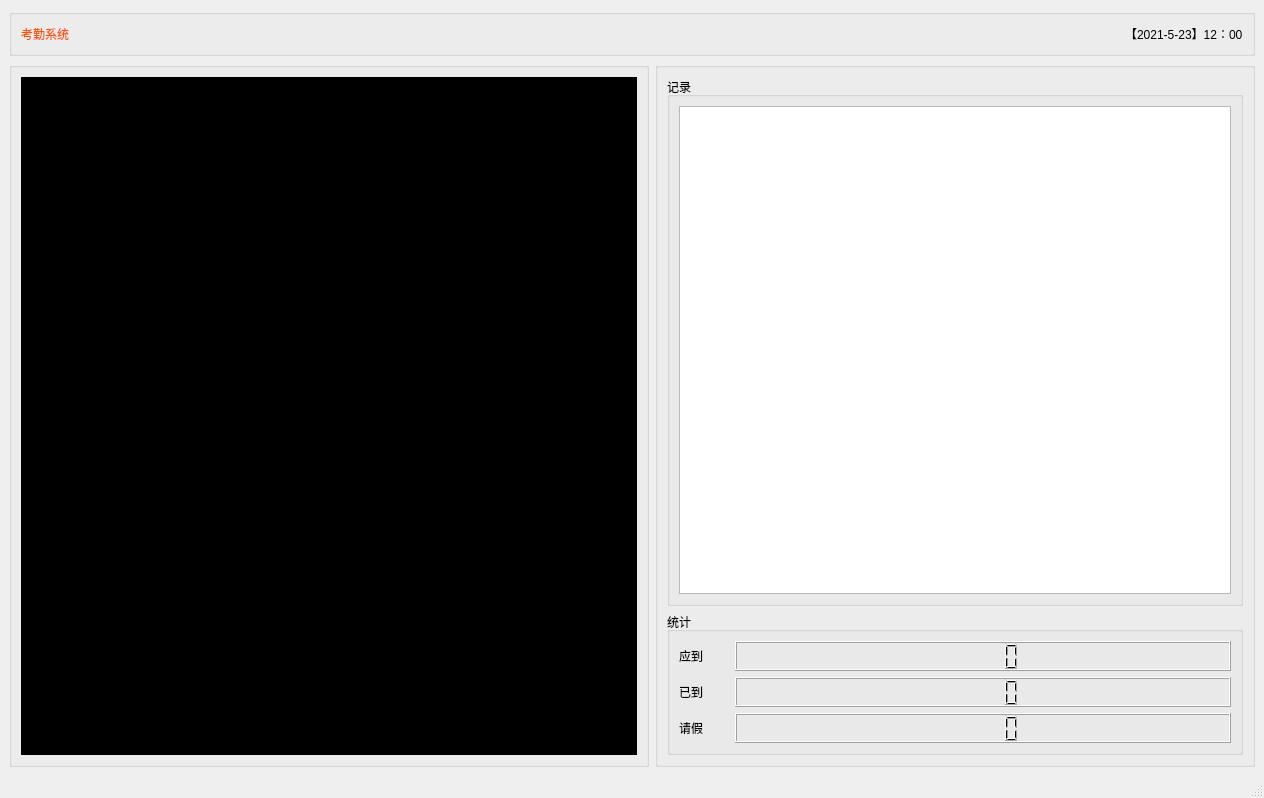
<?xml version="1.0" encoding="UTF-8"?>
<ui version="4.0">
 <class>MainWindow</class>
 <widget class="QMainWindow" name="MainWindow">
  <property name="geometry">
   <rect>
    <x>0</x>
    <y>0</y>
    <width>1264</width>
    <height>798</height>
   </rect>
  </property>
  <property name="windowTitle">
   <string>MainWindow</string>
  </property>
  <widget class="QWidget" name="centralwidget">
   <layout class="QVBoxLayout" name="verticalLayout_3">
    <item>
     <widget class="QGroupBox" name="groupBox_5">
      <property name="styleSheet">
       <string notr="true"/>
      </property>
      <property name="title">
       <string/>
      </property>
      <layout class="QHBoxLayout" name="horizontalLayout_6">
       <item>
        <widget class="QLabel" name="label_5">
         <property name="styleSheet">
          <string notr="true">color: rgb(255, 85, 0);
font: 16pt &quot;新宋体&quot;;</string>
         </property>
         <property name="text">
          <string>考勤系统</string>
         </property>
        </widget>
       </item>
       <item>
        <spacer name="horizontalSpacer">
         <property name="orientation">
          <enum>Qt::Horizontal</enum>
         </property>
         <property name="sizeHint" stdset="0">
          <size>
           <width>899</width>
           <height>20</height>
          </size>
         </property>
        </spacer>
       </item>
       <item>
        <widget class="QLabel" name="label_time">
         <property name="styleSheet">
          <string notr="true">font: 12pt &quot;新宋体&quot;;</string>
         </property>
         <property name="text">
          <string>【2021-5-23】12：00</string>
         </property>
        </widget>
       </item>
      </layout>
     </widget>
    </item>
    <item>
     <layout class="QHBoxLayout" name="horizontalLayout_7">
      <item>
       <widget class="QGroupBox" name="groupBox">
        <property name="title">
         <string/>
        </property>
        <layout class="QHBoxLayout" name="horizontalLayout">
         <item>
          <widget class="QLabel" name="label_img">
           <property name="minimumSize">
            <size>
             <width>600</width>
             <height>0</height>
            </size>
           </property>
           <property name="styleSheet">
            <string notr="true">background-color: rgb(0, 0, 0);</string>
           </property>
           <property name="text">
            <string>TextLabel</string>
           </property>
          </widget>
         </item>
        </layout>
       </widget>
      </item>
      <item>
       <widget class="QGroupBox" name="groupBox_2">
        <property name="maximumSize">
         <size>
          <width>600</width>
          <height>16777215</height>
         </size>
        </property>
        <property name="title">
         <string/>
        </property>
        <layout class="QVBoxLayout" name="verticalLayout_2">
         <item>
          <widget class="QGroupBox" name="groupBox_3">
           <property name="maximumSize">
            <size>
             <width>16777215</width>
             <height>16777215</height>
            </size>
           </property>
           <property name="title">
            <string>记录</string>
           </property>
           <layout class="QHBoxLayout" name="horizontalLayout_2">
            <item>
             <widget class="QListWidget" name="listWidget"/>
            </item>
           </layout>
          </widget>
         </item>
         <item>
          <widget class="QGroupBox" name="groupBox_4">
           <property name="title">
            <string>统计</string>
           </property>
           <layout class="QVBoxLayout" name="verticalLayout">
            <item>
             <layout class="QHBoxLayout" name="horizontalLayout_3">
              <item>
               <widget class="QLabel" name="label_2">
                <property name="minimumSize">
                 <size>
                  <width>0</width>
                  <height>30</height>
                 </size>
                </property>
                <property name="maximumSize">
                 <size>
                  <width>50</width>
                  <height>16777215</height>
                 </size>
                </property>
                <property name="text">
                 <string>应到</string>
                </property>
               </widget>
              </item>
              <item>
               <widget class="QLCDNumber" name="lcdNumber_should"/>
              </item>
             </layout>
            </item>
            <item>
             <layout class="QHBoxLayout" name="horizontalLayout_4">
              <item>
               <widget class="QLabel" name="label_3">
                <property name="minimumSize">
                 <size>
                  <width>0</width>
                  <height>30</height>
                 </size>
                </property>
                <property name="maximumSize">
                 <size>
                  <width>50</width>
                  <height>16777215</height>
                 </size>
                </property>
                <property name="text">
                 <string>已到</string>
                </property>
               </widget>
              </item>
              <item>
               <widget class="QLCDNumber" name="lcdNumber_has"/>
              </item>
             </layout>
            </item>
            <item>
             <layout class="QHBoxLayout" name="horizontalLayout_5">
              <item>
               <widget class="QLabel" name="label_4">
                <property name="minimumSize">
                 <size>
                  <width>0</width>
                  <height>30</height>
                 </size>
                </property>
                <property name="maximumSize">
                 <size>
                  <width>50</width>
                  <height>16777215</height>
                 </size>
                </property>
                <property name="text">
                 <string>请假</string>
                </property>
               </widget>
              </item>
              <item>
               <widget class="QLCDNumber" name="lcdNumber_leave"/>
              </item>
             </layout>
            </item>
           </layout>
          </widget>
         </item>
        </layout>
       </widget>
      </item>
     </layout>
    </item>
   </layout>
  </widget>
  <widget class="QMenuBar" name="menubar">
   <property name="geometry">
    <rect>
     <x>0</x>
     <y>0</y>
     <width>1264</width>
     <height>26</height>
    </rect>
   </property>
  </widget>
  <widget class="QStatusBar" name="statusbar"/>
 </widget>
 <resources/>
 <connections/>
</ui>
